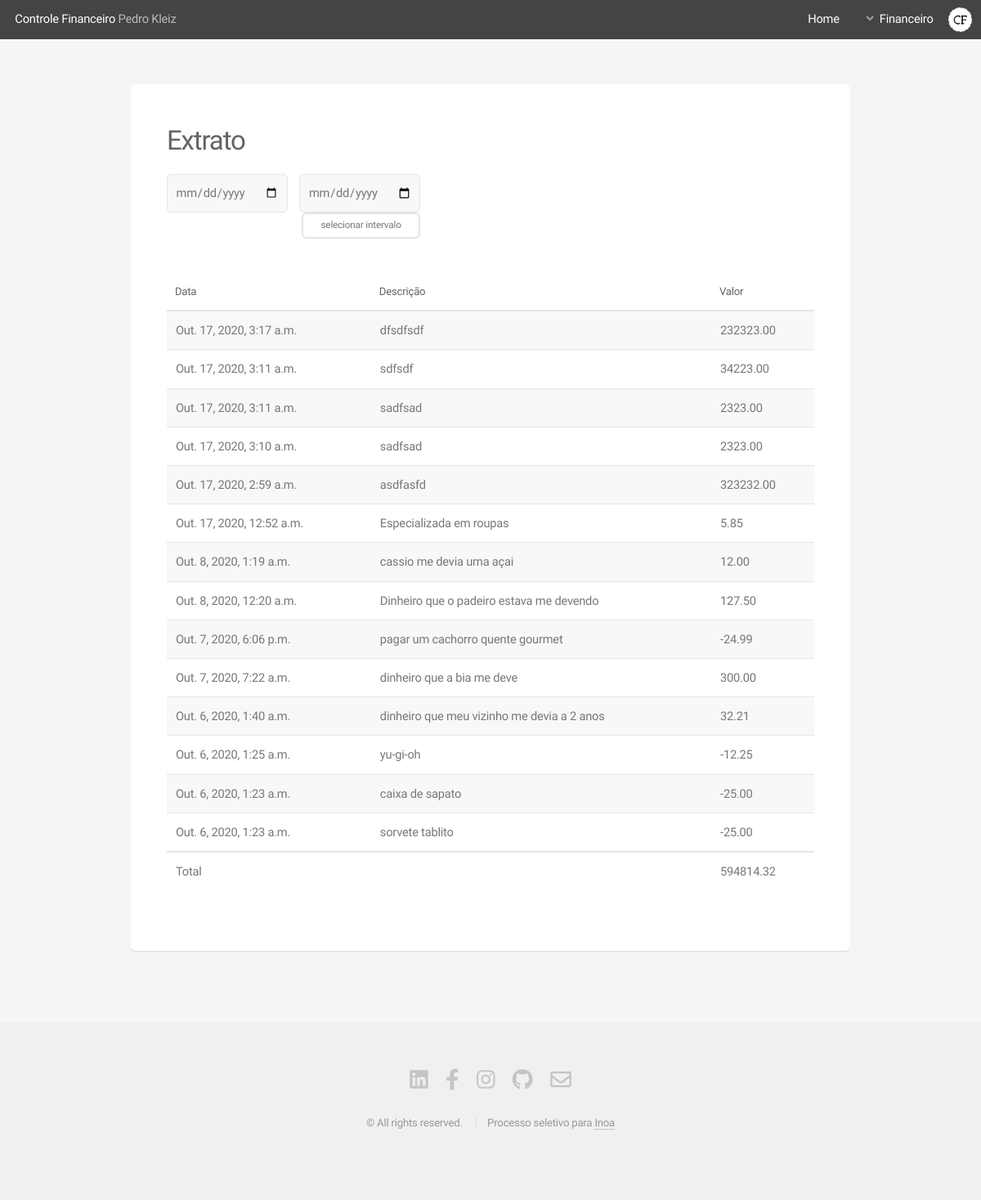
Before: /statement/ with the older database file.
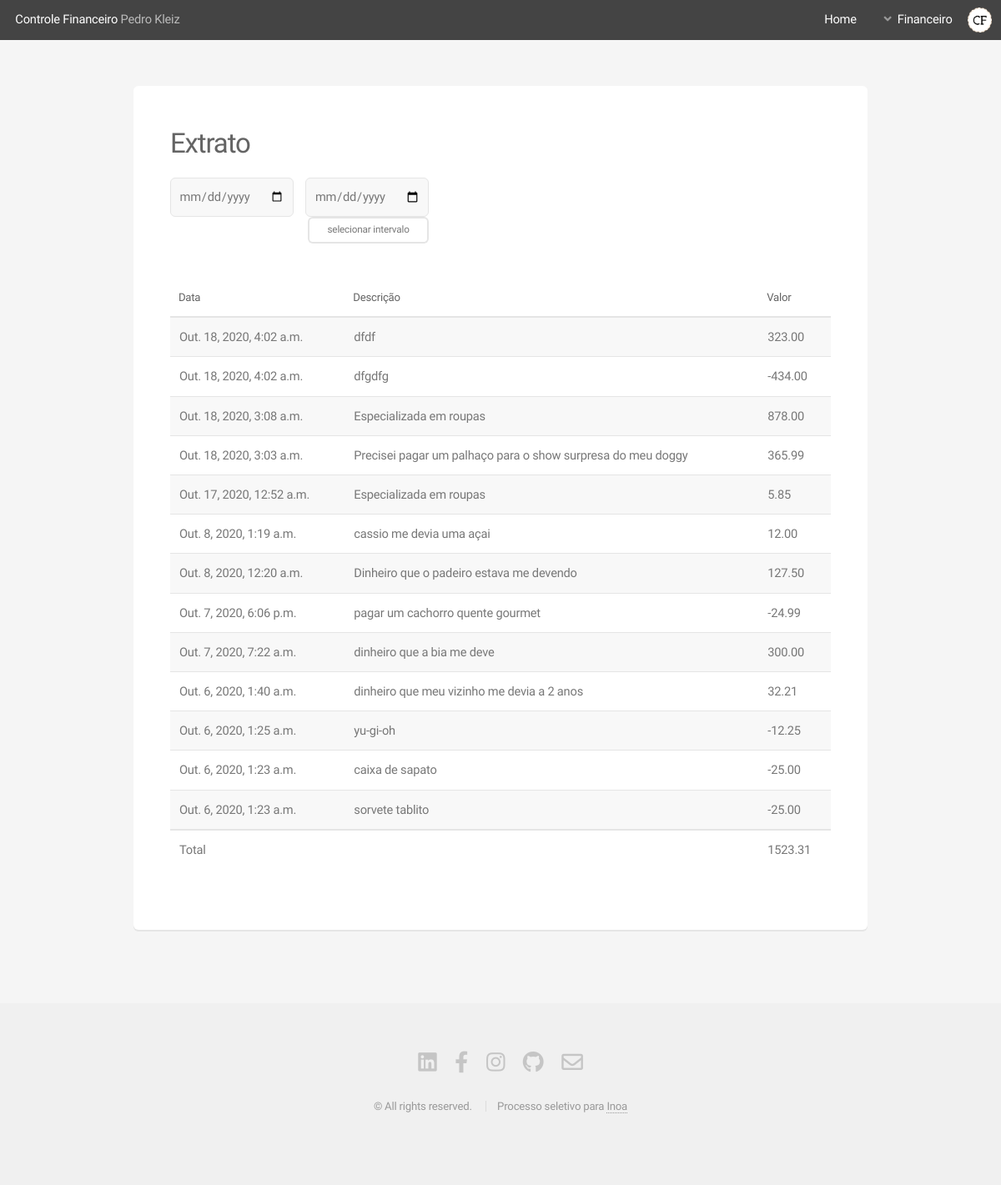
After: the same page with the newer database file.
### website/models.py (models this page shows, shortened)
class Deposit(models.Model):
    deposit_name = models.CharField(max_length=50)
    deposit_value = models.DecimalField(
        blank=False, null=False, max_digits=20, decimal_places=2)
    deposit_date = models.DateTimeField(auto_now=True)

class Withdrawal(models.Model):
    withdrawal_name = models.CharField(max_length=50)
    withdrawal_value = models.DecimalField(
        blank=False, null=False, max_digits=20, decimal_places=2)
    withdrawal_date = models.DateTimeField(auto_now=True)

### website/views.py (the view)
# urls.py: path('statement/', statement_view, name='statement'),
def statement_view(request):
    withdrawalsValue = Withdrawal.objects.values()
    depositsValue = Deposit.objects.values()
    listOfDictUnordered = list(chain(withdrawalsValue, depositsValue))
    listOfDictOrdered = orderListOfDicts(listOfDictUnordered)
    balance = totalStatement(listOfDictOrdered)
    dicStatementRender = {
        'listOfDictOrdered': listOfDictOrdered, 'balance': balance}
    return render(request, 'statement.html', dicStatementRender)

### website/functions.py (called while the page is built)
def totalStatement(listOfDict):
    totalP = 0
    totalN = 0
    for dicts in listOfDict:
        if(dicts['value'] > 0):
            totalP = totalP + dicts['value']
        if(dicts['value'] < 0):
            totalN = totalN + dicts['value']
    return totalP+totalN

### website/templates/statement.html (shortened to what this page needs)
{% load static %} {% include 'partials/headerBlack.html' %}
<section id="main" class="container">
  <section class="box">
    <header>
        <div class="col-6 col-12-mobilep">
          <h2 class="col-6">Extrato</h2>
        </div>
        <form method="post" action="{% url 'statementResult' %}">
          <div class="row gtr-uniform gtr-50">
            <div  style="float:left">
              <input type="date" class="value-box" name="dateStart" value="">
            </div>
            <div style="float:left">
              <input type="date" class="value-box" name="dateEnd" value="">
              <div style="float:right">
                <input type="submit" style="float: right;" class="button alt small" value="selecionar intervalo">
              </div>
            </div>
          </div>
        </form>
    </header>
    <br>
    <div class="table-wrapper">
      <table>
        <thead>
          <tr>
            <th>Data</th>
            <th>Descrição</th>
            <th>Valor</th>
          </tr>
        </thead>
        <tbody>
          {% for dict in listOfDictOrdered %}
          <tr>
            <td>{{ dict.date }}</td>
            <td>{{ dict.name }}</td>
            <td>{{ dict.value }}</td>
          </tr>
          {% endfor %}
        </tbody>
        <tfoot>
          <tr>
            <td>Total</td>
            <td colspan="1"></td>
            <td>{{ balance }}</td>
          </tr>
        </tfoot>
      </table>
    </div>
  </section>
</section>
{% include 'partials/footer.html'%}

Changed rows visible on the page:
removed Deposit: date "Out. 17, 2020, 3:17 a.m.", name "dfsdfsdf", value "232323.00"
removed Deposit: date "Out. 17, 2020, 3:11 a.m.", name "sdfsdf", value "34223.00"
removed Deposit: date "Out. 17, 2020, 3:11 a.m.", name "sadfsad", value "2323.00"
removed Deposit: date "Out. 17, 2020, 3:10 a.m.", name "sadfsad", value "2323.00"
removed Deposit: date "Out. 17, 2020, 2:59 a.m.", name "asdfasfd", value "323232.00"
added Deposit: date "Out. 18, 2020, 4:02 a.m.", name "dfdf", value "323.00"
added Withdrawal: date "Out. 18, 2020, 4:02 a.m.", name "dfgdfg", value "-434.00"
added Deposit: date "Out. 18, 2020, 3:08 a.m.", name "Especializada em roupas", value "878.00"
added Deposit: date "Out. 18, 2020, 3:03 a.m.", name "Precisei pagar um palhaço para o show surpresa do meu doggy", value "365.99"
Other visible differences:
{{ balance }}: "594814.32" → "1523.31"
